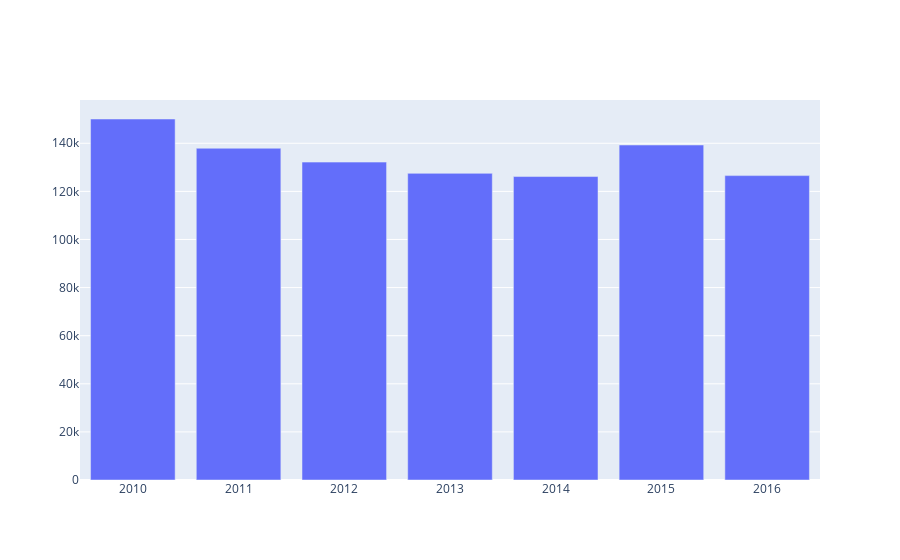

This figure's notebook cell:
### Code cell
year_to_crimes_sum: Dict[int, int] = OrderedDict()

for _, row in df.iterrows():
    year_to_crimes_sum[row.time] = year_to_crimes_sum.get(row.time, 0) + row.crime

iplot([Bar(x=list(year_to_crimes_sum.keys()), y=list(year_to_crimes_sum.values()))], filename="jupyter-basic_bar")

### Figure 1 — Plotly figure (JSON) as saved in the notebook; plotly's stock layout.template omitted (floating-point values rounded to 4 significant figures)
{"data": [{"type": "bar", "x": [2010, 2011, 2012, 2013, 2014, 2015, 2016], "y": [150093, 137934, 132166, 127492, 126166, 139278, 126551]}], "layout": {}}
